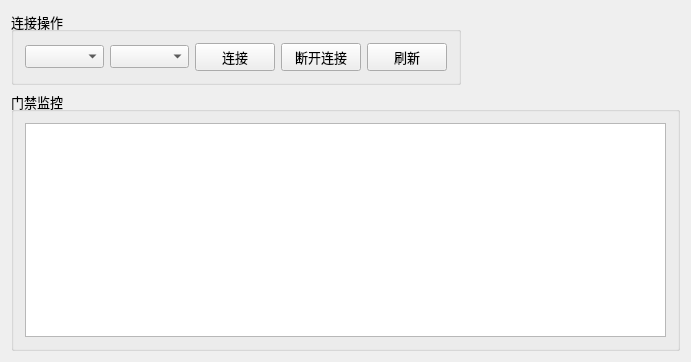
<?xml version="1.0" encoding="UTF-8"?>
<ui version="4.0">
 <class>MainWindow</class>
 <widget class="QMainWindow" name="MainWindow">
  <property name="geometry">
   <rect>
    <x>0</x>
    <y>0</y>
    <width>691</width>
    <height>362</height>
   </rect>
  </property>
  <property name="windowTitle">
   <string>MainWindow</string>
  </property>
  <widget class="QWidget" name="centralWidget">
   <layout class="QVBoxLayout" name="verticalLayout">
    <item>
     <layout class="QHBoxLayout" name="horizontalLayout_5">
      <item>
       <widget class="QGroupBox" name="groupBox">
        <property name="minimumSize">
         <size>
          <width>380</width>
          <height>61</height>
         </size>
        </property>
        <property name="font">
         <font>
          <family>Times New Roman</family>
          <pointsize>10</pointsize>
         </font>
        </property>
        <property name="title">
         <string>连接操作</string>
        </property>
        <layout class="QHBoxLayout" name="horizontalLayout_4">
         <item>
          <layout class="QHBoxLayout" name="horizontalLayout_2">
           <item>
            <widget class="QComboBox" name="serialNameBox">
             <property name="font">
              <font>
               <family>Times New Roman</family>
               <pointsize>10</pointsize>
              </font>
             </property>
            </widget>
           </item>
           <item>
            <widget class="QComboBox" name="baudRateBox">
             <property name="minimumSize">
              <size>
               <width>0</width>
               <height>23</height>
              </size>
             </property>
             <property name="font">
              <font>
               <family>Times New Roman</family>
               <pointsize>10</pointsize>
              </font>
             </property>
            </widget>
           </item>
          </layout>
         </item>
         <item>
          <layout class="QHBoxLayout" name="horizontalLayout_3">
           <item>
            <widget class="QPushButton" name="btn_connect">
             <property name="minimumSize">
              <size>
               <width>0</width>
               <height>23</height>
              </size>
             </property>
             <property name="font">
              <font>
               <family>Times New Roman</family>
               <pointsize>10</pointsize>
              </font>
             </property>
             <property name="text">
              <string>连接</string>
             </property>
            </widget>
           </item>
           <item>
            <widget class="QPushButton" name="btn_disconnect">
             <property name="minimumSize">
              <size>
               <width>66</width>
               <height>0</height>
              </size>
             </property>
             <property name="font">
              <font>
               <family>Times New Roman</family>
               <pointsize>10</pointsize>
              </font>
             </property>
             <property name="text">
              <string>断开连接</string>
             </property>
            </widget>
           </item>
           <item>
            <widget class="QPushButton" name="btn_refresh">
             <property name="font">
              <font>
               <family>Times New Roman</family>
               <pointsize>10</pointsize>
              </font>
             </property>
             <property name="text">
              <string>刷新</string>
             </property>
            </widget>
           </item>
          </layout>
         </item>
        </layout>
       </widget>
      </item>
      <item>
       <spacer name="horizontalSpacer">
        <property name="font">
         <font>
          <family>Times New Roman</family>
          <pointsize>10</pointsize>
         </font>
        </property>
        <property name="orientation">
         <enum>Qt::Horizontal</enum>
        </property>
        <property name="sizeHint" stdset="0">
         <size>
          <width>40</width>
          <height>20</height>
         </size>
        </property>
       </spacer>
      </item>
     </layout>
    </item>
    <item>
     <widget class="QGroupBox" name="groupBox_2">
      <property name="font">
       <font>
        <family>Times New Roman</family>
        <pointsize>10</pointsize>
       </font>
      </property>
      <property name="title">
       <string>门禁监控</string>
      </property>
      <layout class="QHBoxLayout" name="horizontalLayout">
       <item>
        <widget class="QTableView" name="tableView">
         <property name="font">
          <font>
           <family>Times New Roman</family>
           <pointsize>10</pointsize>
          </font>
         </property>
        </widget>
       </item>
      </layout>
     </widget>
    </item>
   </layout>
  </widget>
 </widget>
 <layoutdefault spacing="6" margin="11"/>
 <resources/>
 <connections/>
</ui>
